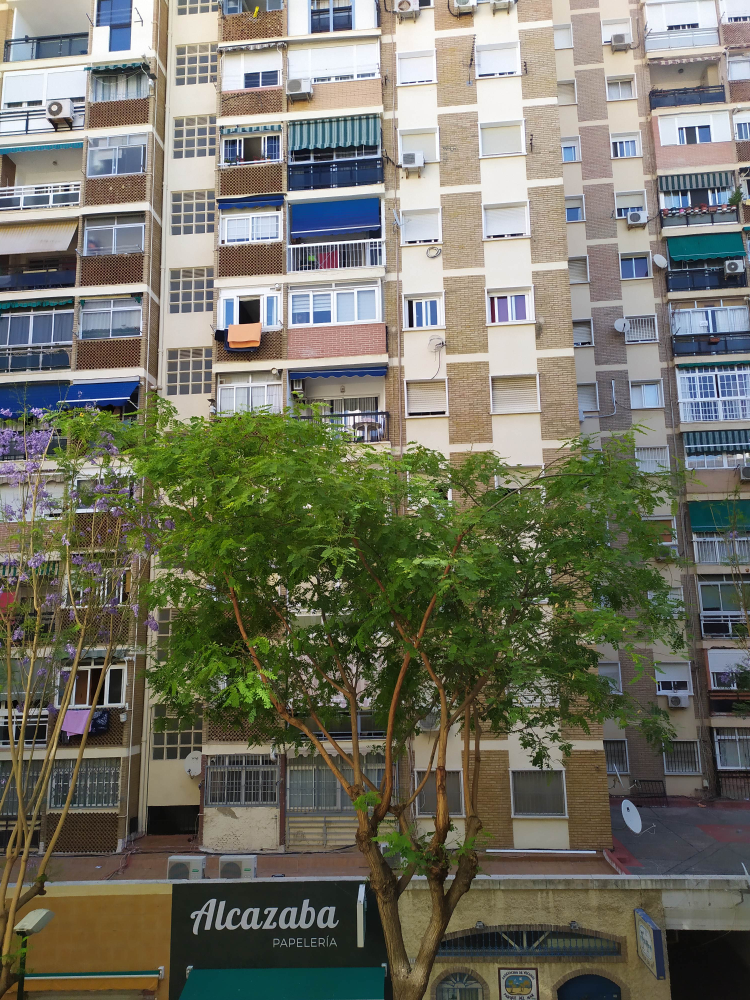
#> input picture Chapter 08. Real world applications/images/stitching_1.jpg, 3000 x 4000 px (shown at 1/4 size)
$ jupyter execute --allow-errors '8.1 Image stitching.ipynb'
#> lines starting #> are read from the running program, lines starting #| are printed output that depends on the picture
# 8.1 Image stitching

Image stitching (Mosaicing) is considered as an active research area in computer vision and computer graphics. Image stitching is concerned with combining two or more images of the same scene into one high resolution image which is called panoramic image. The basic geometry of the problem is well understood, and consists of estimating a $3\times3$ camera matrix or homography for each image.

In this practise, we will explain how a complex image stitching application works and you will develop a basic one. You will need to understand how feature matching (chapter 04) and homographies (chapter 08) work in order to complete this notebook.

[cell 1]
import cv2
import numpy as np
import matplotlib.pyplot as plt
import matplotlib
matplotlib.rcParams['figure.figsize'] = (16.0, 16.0)
images_path = './images/'

# OpenCV Stitcher class

OpenCV defines the class [Stitcher](https://docs.opencv.org/4.2.0/d2/d8d/classcv_1_1Stitcher.html), which implements a complex image stitching tool. The next code shows an example of how two or more images can be stitched using that class:

[cell 2]
images = []
images.append(cv2.imread("./images/stitching2_1.jpg"))
images.append(cv2.imread("./images/stitching2_2.jpg"))
images.append(cv2.imread("./images/stitching2_3.jpg"))

stitcher = cv2.Stitcher.create(mode=0)
#> (the rest of this cell did not finish here and is left out)

But... **how does it works?**

Basically, for achieving image stitching, we have 2 main steps:

- **Finding and matchign features.** The first step in panorama stitching is to extract and match features. For this we can use Harris + NCC, ORB, ...

- **Image Matching.**  In this step, we can use [RANSAC, LMEDS, ...](https://docs.opencv.org/4.2.0/d9/d0c/group__calib3d.html#ga4abc2ece9fab9398f2e560d53c8c9780) methods to estimate the Homographies of the best matched pairs, with these homographies, images can be aligned. And images aligned this way is called **local registration**.

However, we can enhance resulting images using some extra methods that complex tools usually implement. We can see the whole stitching module pipeline that is implemented in openCV in the following figure:

Using the Stitcher class, it's possible to configure/remove some steps, i.e. adjust the stitching pipeline according to the particular needs. You can get information about extra steps for a complete image stitching tool [here](https://sites.google.com/site/ritpanoramaapp/project-stage-iii).

**Your task in this notebook** is to stitch example images `stitching_1.jpg` and `stitching_2.jpg`. You can see how openCV achieve it using the following code:

[cell 3]
images = []
images.append(cv2.imread("./images/stitching_1.jpg"))
images.append(cv2.imread("./images/stitching_2.jpg"))
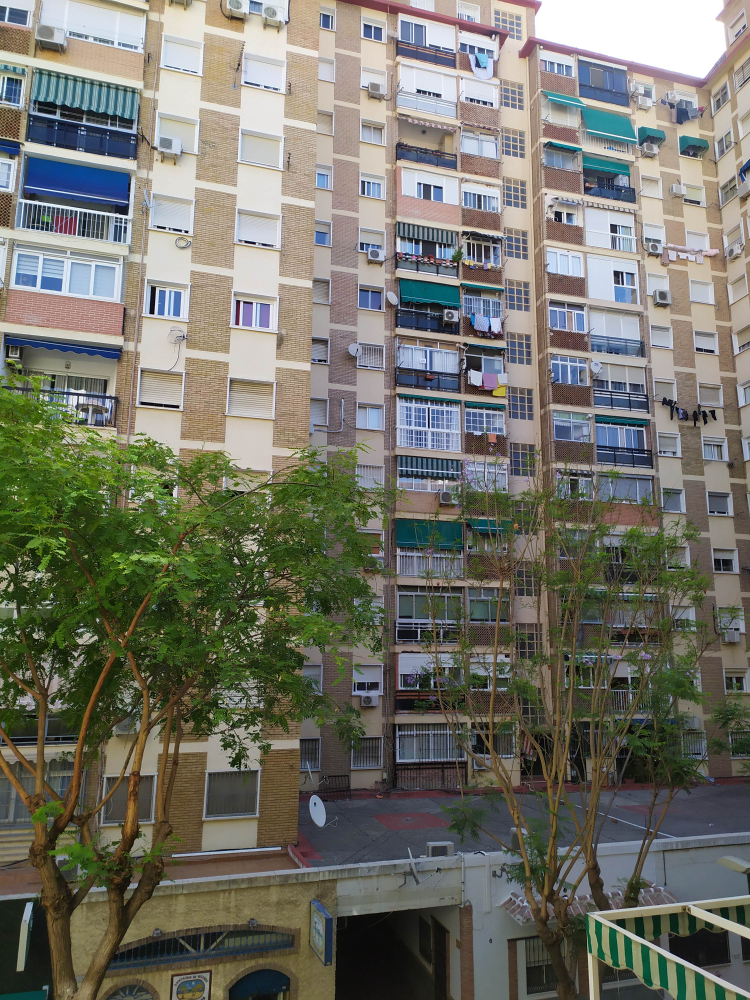
#> input picture Chapter 08. Real world applications/images/stitching_2.jpg, 3000 x 4000 px (shown at 1/4 size)


stitcher = cv2.Stitcher.create(mode=0)
_, panorama = stitcher.stitch(images)
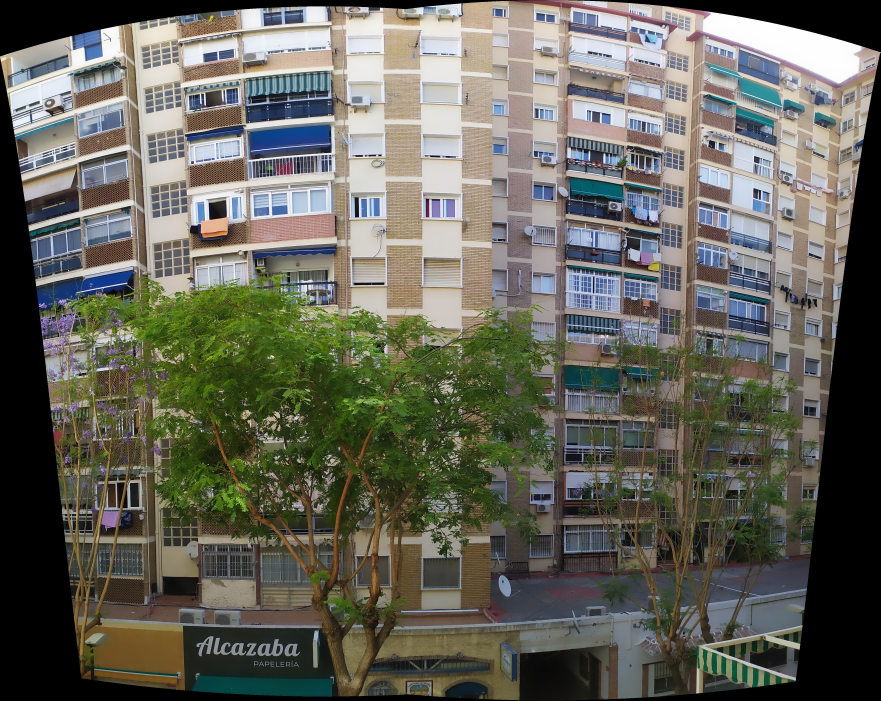
#> panorama: shape (3502, 4401, 3) (shown at 1/5 size); mean of channels 0, 1, 2 90.2, 100.5, 100.9; drawn as B, G, R

cv2.imwrite("./images/stitching_res.jpg",panorama)
panorama = cv2.cvtColor(panorama,cv2.COLOR_BGR2RGB)
plt.imshow(panorama)

### <span style="color:green"><b><i>ASSIGNMENT 1: Developing our own stitcher</i></b></span>

As we said above, we have to stitch images `stitching_1.jpg` and `stitching_2.jpg` with our own code, avoiding the class `cv2.Stitcher` in order to learn how it can be done from scratch.

In a nutshell, what you should do is **finding matching points in both images** and then **finding the homography that transforms the points in the second image over their matchings in the first one**, or the other way around (you may use `cv2.RANSAC` for finding the homography). Resulting image should look like this (as you can see, only the second image has been transformed):

[cell 4]
# Read first image
im_1 = cv2.imread(images_path + "stitching_1.jpg") #queryimage
#> im_1 is the input picture: shape (4000, 3000, 3); mean B, G, R 100.3, 114.7, 114.7
im_1 = cv2.cvtColor(im_1, cv2.COLOR_BGR2RGB)

# Read segond image
im_2 = cv2.imread(images_path + "stitching_2.jpg")  #trainimage
#> im_2 is the input picture: shape (4000, 3000, 3); mean B, G, R 104.8, 115.4, 115.4
im_2 = cv2.cvtColor(im_2, cv2.COLOR_BGR2RGB)

# Get gray images
gray_1 = cv2.cvtColor(im_1,cv2.COLOR_RGB2GRAY)
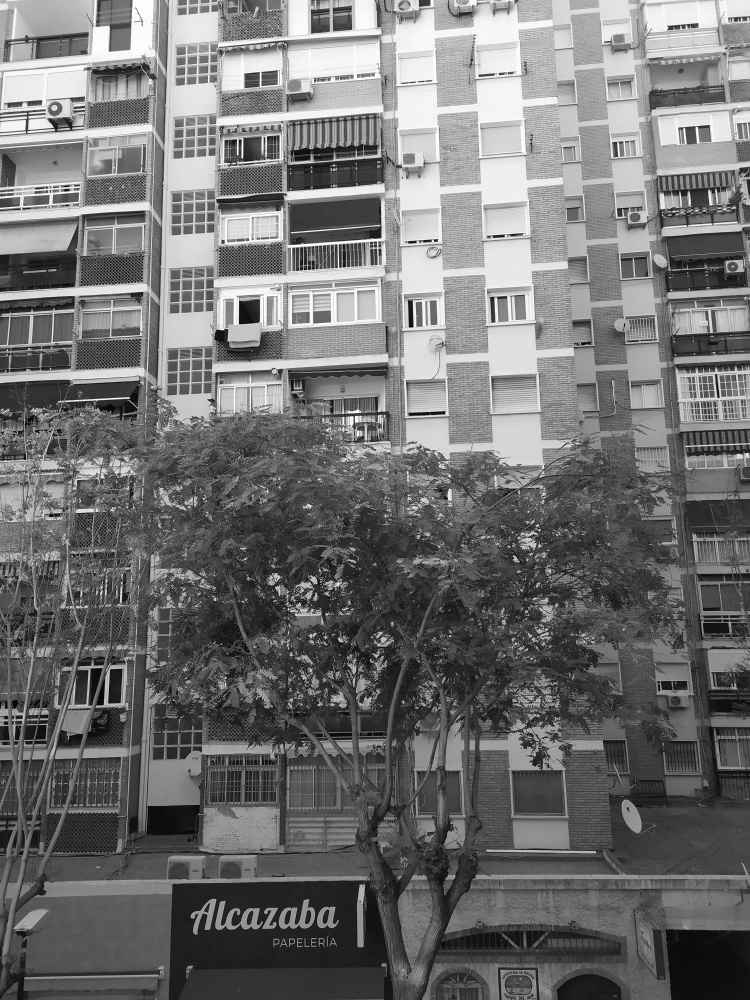
#> gray_1: shape (4000, 3000) (shown at 1/4 size); min 0, max 255, mean 113
gray_2 = cv2.cvtColor(im_2,cv2.COLOR_RGB2GRAY)
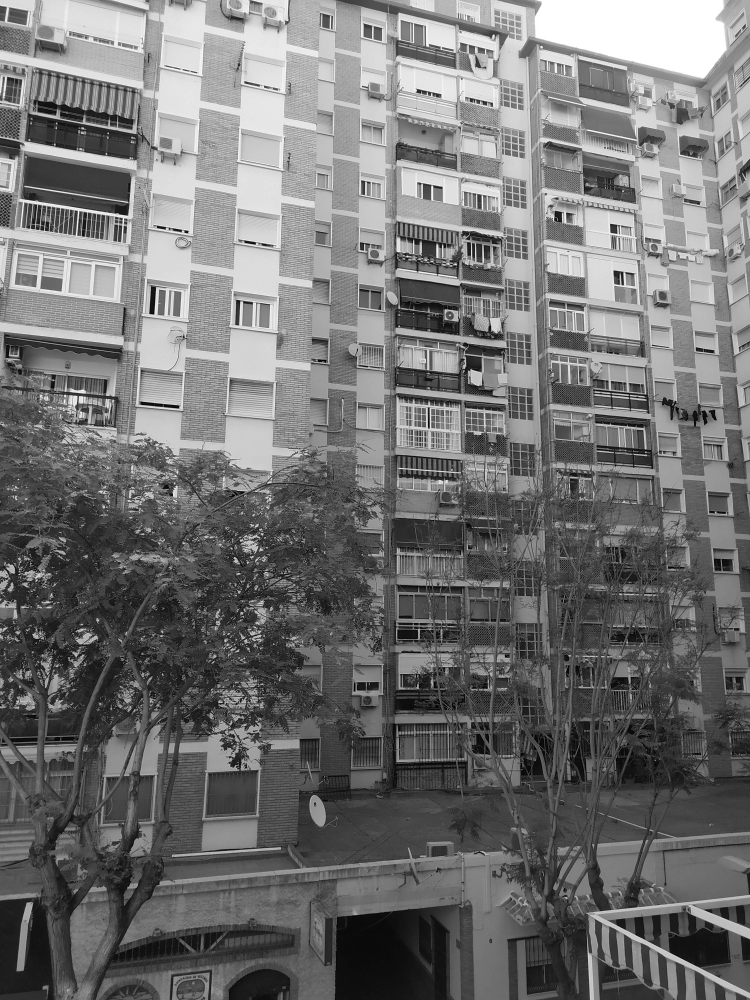
#> gray_2: shape (4000, 3000) (shown at 1/4 size); min 0, max 255, mean 114.2

# Detect the ORB keypoints using the OpenCV method
# -- create the ORB detector
orb = cv2.ORB_create()

# -- detect ORB keypoints
kp_1 = orb.detect(gray_1,None)
#> kp_1 = 500 keypoints; strongest (x, y, size): (1258, 1076, 31), (1247, 1077, 31), (1211, 1080, 31), (1201, 1080, 31)
kp_2 = orb.detect(gray_2,None)
#> kp_2 = 500 keypoints; strongest (x, y, size): (614, 1256, 37.2), (615, 1256, 44.6), (615, 1257, 31), (136, 916, 31)

# -- compute the descriptors with ORB
kp_1, des_1 = orb.compute(gray_1, kp_1)
kp_2, des_2 = orb.compute(gray_2, kp_2)

# Match descriptors.
matches = cv2.BFMatcher(cv2.NORM_HAMMING, crossCheck=True).match(des_1,des_2)
#> matches = 180 matches

# Create lists of corresponding keypoints
pts_1 = []
pts_2 = []
for match in matches:
    pts_1.append(kp_1[match.queryIdx].pt)
    pts_2.append(kp_2[match.trainIdx].pt)
#> after the loop, pts_1 = 180 pairs, first value 110.6 to 2876.4, second value 93.31 to 2813.8; pts_2 = 180 pairs, first value 66 to 2783.5, second value 141 to 2595.6

pts_1 = np.float32(pts_1)
pts_2 = np.float32(pts_2)

# Calculate Homography
M, status = cv2.findHomography(pts_2, pts_1, cv2.RANSAC)
#> M = [[0.654, 0.0856, 1024.5], [-0.321, 0.894, 288.3], [-0.000118, 5.4e-07, 1]]; status = 180 values, max 1 at index 7, min 0 at index 0, mean 0.483

stitched = cv2.warpPerspective(im_2, M, (5100,4500))
stitched[:im_1.shape[0],:im_1.shape[1]] = im_1
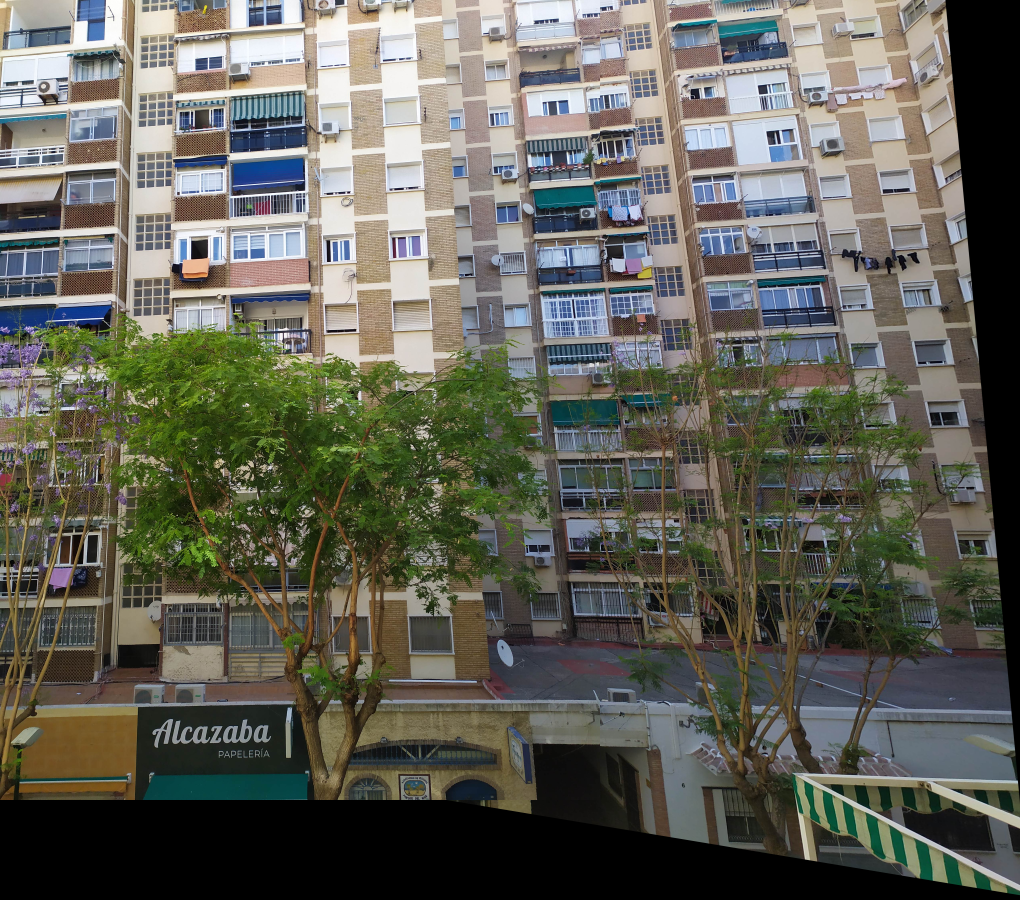
#> stitched: shape (4500, 5100, 3) (shown at 1/5 size); mean R, G, B 97.6, 97.4, 87.7

plt.imshow(stitched)
